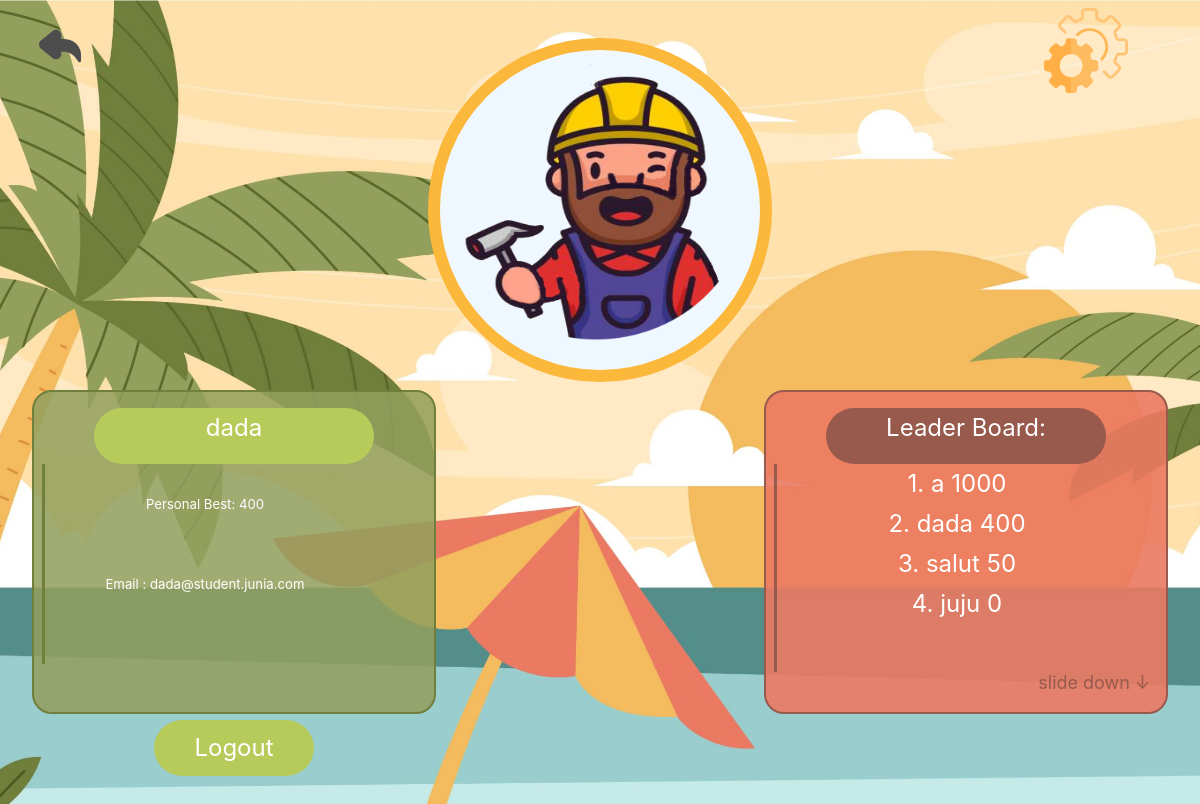
/WEB/users/userhomegame.php (signed in), run on the app's committed database.
### tables this page shows
CREATE TABLE `users` (
  `username` varchar(30) NOT NULL,
  `email` varchar(60) NOT NULL,
  `password` varchar(60) NOT NULL,
  `score` int(16) NOT NULL,
  `progression` int(16) DEFAULT NULL
);

### WEB/users/finuser.php (the view, shortened to what this page needs)
<main>
    <div class="cont">
        <div class="user">
            <img class="imgmartin" src="../image/button/martin.png" alt="">
        </div>
    </div>
    <div class="cont2">
        <div class="Compte">
            <?php
            foreach($resultat as $row){?>
            <div class="name">
                <?php echo $row["username"] ?>
            </div>
            <div class="line">
                Personal Best: <?php echo $row["score"] ?>
                <br>
                Email : <?php echo $row["email"] ?>
            </div>
            <div class="logout">
                <a class="textlogout" href=" ../logout.php">Logout
                </a>
            </div>
        </div>
        <?php
            };
            ?>
        <div class="classement">
            <div class="compte">
                Leader Board:
            </div>
            <div class="list">
                <?php
                           $stmt = $conn->query($sql);
                        $results = $stmt->fetchAll(PDO::FETCH_ASSOC);
                        if (count($results) > 0) {
                            echo "
                            <div class='line2'>";
                            $i=1;
                            foreach ($results as $row) {
                                echo $i.".         ". $row["username"]."  ";
                                echo $row["score"]."  ";
                                echo "<br>";
                                $i++;
                            }
                        } else {
                            echo "Aucun résultat trouvé.";
                        }
                        ?>
            </div>
        </div>
        <div class="down">
            slide down ↓
        </div>
    </div>
</main>
</body>
</html>

### WEB/CSS/user.css (style rules this page uses)
* { scrollbar-width:none; }
.cont { display: flex; flex-wrap: wrap; height: 40vh; }
body { overflow-x: hidden; margin: 0; color: white; background: url("../image/background2.png") no-repeat center fixed; background-size: cover; font-family: 'Inter', monospace; font-weight: bold; }
.user { background-color: aliceblue; border: 1vw solid rgb(251, 184, 58); height: 40vh; width: 40vh; border-radius: 100%; margin: auto; }
.imgmartin { width: 100%; height: 100%; }
.Compte { background-color: #939f5ddc; height: 40vh; width: 50vh; border: 0.2vw solid #707f3c; border-radius: 20px; -webkit-border-radius: 20px; -moz-border-radius: 20px; -ms-border-radius: 20px; -o-border-radius: 20px; }
.cont2 { flex-wrap: wrap; display: flex; justify-content: space-between; margin-left: 4vh; margin-top: 4vh; margin-right: 4vh; height: 90vh; font-size: 1.1vw; }
.classement { background-color: #ec7962e6; height: 40vh; width: 50vh; border: 0.2vw solid #985A4D; border-radius: 20px; -webkit-border-radius: 20px; -moz-border-radius: 20px; -ms-border-radius: 20px; -o-border-radius: 20px; }
.name { height: 7vh; width: 35vh; background-color: #B7CB5A; margin: auto; text-align: center; margin-top: 2vh; border-radius: 40px; text-decoration: none; font-family: "Inter"; font-style: normal; font-weight: 400; line-height: 5vh; text-align: center; color: #ffffff; text-decoration: none; font-size: 3vh; }
.compte { height: 7vh; width: 35vh; background-color: #985A4D; margin: auto; text-align: center; margin-top: 2vh; border-radius: 40px; text-decoration: none; font-family: "Inter"; font-style: normal; font-weight: 400; font-size: 3vh; line-height: 5vh; text-align: center; color: #ffffff; text-decoration: none; -webkit-border-radius: 40px; -moz-border-radius: 40px; -ms-border-radius: 40px; -o-border-radius: 40px; }
.logout { height: 7vh; width: 20vh; margin: auto; text-align: center; background-color: #B7CB5A; margin: auto; text-align: center; margin-top:7vh; border-radius: 40px; }
.textlogout { text-decoration: none; font-family: "Inter"; font-style: normal; font-weight: 400; font-size: 3vh; line-height: 7vh; text-align: center; color: #ffffff; text-decoration: none; }
.line { text-align:center; margin-left: 1vh; height: 25vh; width: 40vh; border:0.3vw #707f3c; border-style: hidden hidden hidden solid; text-decoration: none; font-family: "Inter"; font-style: normal; font-weight: 400; line-height: 10vh; text-align: center; color: #ffffff; text-decoration: none; }
.line2 { text-align:center; margin-left: 1vh; height: 26vh; width: 45vh; border:0.3vw #985A4D; border-style: hidden hidden hidden solid; text-decoration: none; font-family: "Inter"; font-style: normal; font-weight: 400; font-size: 3vh; line-height: 5vh; text-align: center; color: #ffffff; text-decoration: none; overflow-y: scroll; scrollbar-width:none; }
.down { display: flex; justify-content: flex-end; margin-right: 2vh; font-size: 1.5vw; margin-bottom: 2vh; font-family: "Inter"; font-style: normal; font-weight: 400; color: #985A4D; }

### data on the page
users: username "dada", score "400", email "dada@student.junia.com"
users: username "a", score "1000"
users: username "salut", score "50"
users: username "juju", score "0"
